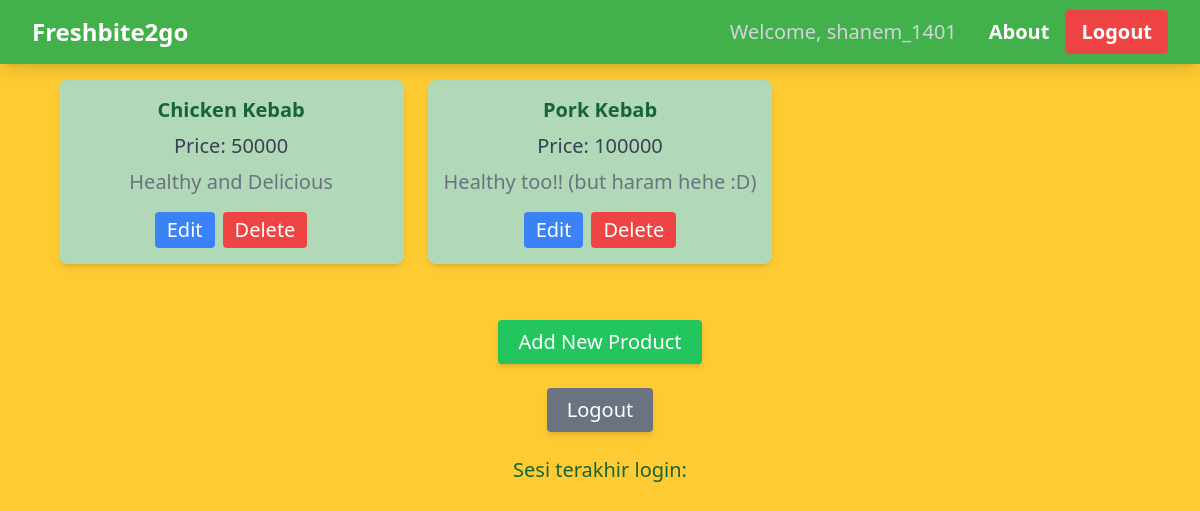
The app's page / (signed in) with its own data.
### main/models.py (models this page shows)
class ProductEntry(models.Model):
    user = models.ForeignKey(User, on_delete=models.CASCADE)
    id = models.UUIDField(primary_key=True, default=uuid.uuid4, editable=False)
    name = models.CharField(max_length=255)
    price = models.IntegerField()
    description = models.TextField()

### main/views.py (the view)
# urls.py: path('', show_main, name='show_main'),
@login_required(login_url='/login')
def show_main(request):
    product_entries = ProductEntry.objects.filter(user=request.user)
    context = {
        'app_name' : 'freshbite2go',
        'name': request.user.username,
        'class': 'PBP E',
        'product_entries': product_entries,
    }
    return render(request, "main.html", context)

### main/templates/main.html (shortened to what this page needs)
<html lang="en">
<head>
</head>
<body class="flex flex-col items-center bg-[#FFCB32] mt-6 text-green-800 text-xl">
    {% extends 'base.html' %}
    {% block content %}
    {% include 'navbar.html' %}
    {% if not product_entries %}
    <p class="font-sans text-3xl text-green-800">Belum ada data produk pada Freshbite2go :D</p>
    {% else %}
    <div class="mx-4 my-10 grid grid-cols-1 sm:grid-cols-2 lg:grid-cols-3 gap-6">
        {% for product_entry in product_entries %}
        <div class="bg-[#B1D8B7] mt-4 rounded-lg shadow-md p-4 text-center">
            <h2 class="font-bold text-xl mb-2">{{ product_entry.name }}</h2>
            <p class="text-gray-700 mb-2">Price: {{ product_entry.price }}</p>
            <p class="text-gray-500 mb-4">{{ product_entry.description }}</p>
            <div class="flex justify-center space-x-2">
                <a href="{% url 'main:edit_product' product_entry.pk %}">
                    <button class="bg-blue-500 text-white px-3 py-1 rounded hover:bg-[#B1D8B7] hover:text-blue-600 hover:-translate-y-1 transition ease-in-out">
                        Edit
                    </button>
                </a>
                <a href="{% url 'main:delete_product' product_entry.pk %}">
                    <button class="bg-red-500 text-white px-3 py-1 rounded hover:bg-[#B1D8B7] hover:text-red-600 hover:-translate-y-1 transition ease-in-out">
                        Delete
                    </button>
                </a>
            </div>
        </div>
        {% endfor %}
    </div>
    {% endif %}
    <a href="{% url 'main:create_product_entry' %}">
        <button class="bg-green-500 text-white px-5 py-2 my-4 rounded hover:bg-green-600 shadow-md transform hover:-translate-y-1 transition ease-in-out">
            Add New Product
        </button>
    </a>
    <a href="{% url 'main:logout' %}">
        <button class="bg-gray-500 text-white px-5 py-2 my-2 rounded hover:bg-gray-600 shadow-md transform hover:-translate-y-1 transition ease-in-out">
            Logout
        </button>
    </a>
    <h5 class="mt-4">Sesi terakhir login: {{ last_login }}</h5>
    {% endblock content %}

### templates/navbar.html (shortened to what this page needs)
<nav class="bg-[#43B14B] shadow-lg fixed top-0 left-0 z-40 w-screen">
  <div class="max-w-7xl mx-auto px-4 sm:px-6 lg:px-8">
    <div class="flex items-center justify-between h-16">
      <div class="flex items-center">
        <h1 class="text-2xl font-bold text-center text-white">Freshbite2go</h1>
      </div>
      <div class="hidden md:flex items-center">
        {% if user.is_authenticated %}
          <span class="text-gray-300 mr-4">Welcome, {{ user.username }}</span>
          <a href="#" class="text-center text-white hover:text-gray-300 font-bold py-2 px-4 rounded transition duration-300">
            About
          </a>
          <a href="{% url 'main:logout' %}" class="text-center bg-red-500 hover:bg-red-600 text-white font-bold py-2 px-4 rounded transition duration-300">
            Logout
          </a>
        {% endif %}
      </div>
    </div>
  </div>
</nav>

### records on screen
ProductEntry: name "Chicken Kebab", price "50000", description "Healthy and Delicious"
ProductEntry: name "Pork Kebab", price "100000", description "Healthy too!! (but haram hehe :D)"

### other values on screen
{{ user.username }} "shanem_1401"
